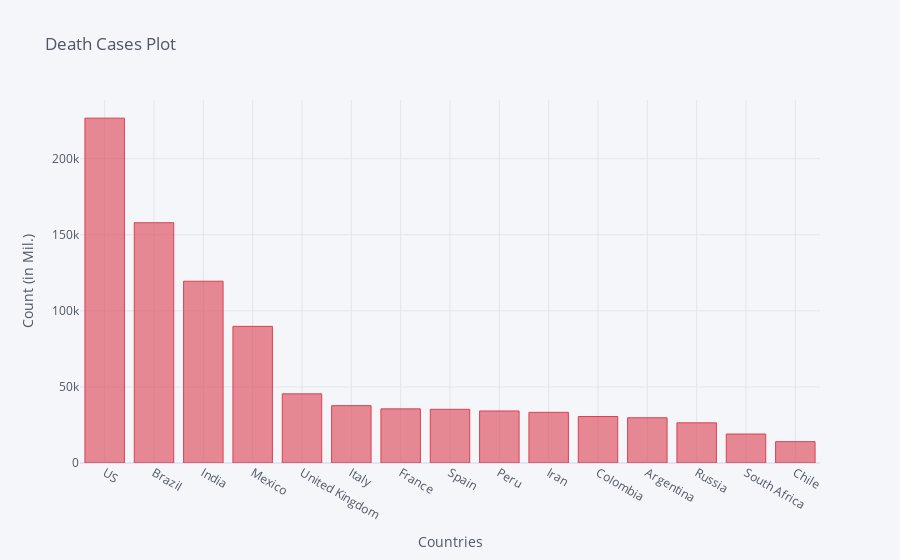

Write notebook code for a chart like this one.
### Code cell
death_df2_plot.iplot(kind='bar', x='Country/Region', y='10/27/20',color='red',
                    title='Death Cases Plot',xTitle='Countries',yTitle='Count (in Mil.)')

### Figure 1 — Plotly figure (JSON) as saved in the notebook; plotly's stock layout.template omitted (floating-point values rounded to 4 significant figures)
{"data": [{"marker": {"color": "rgba(219, 64, 82, 0.6)", "line": {"color": "rgba(219, 64, 82, 1.0)", "width": 1}}, "name": "10/27/20", "orientation": "v", "text": "", "type": "bar", "x": ["US", "Brazil", "India", "Mexico", "United Kingdom", "Italy", "France", "Spain", "Peru", "Iran", "Colombia", "Argentina", "Russia", "South Africa", "Chile"], "y": [226691, 157946, 119502, 89814, 45455, 37700, 35582, 35298, 34197, 33299, 30565, 29730, 26409, 19053, 14026]}], "layout": {"legend": {"bgcolor": "#F5F6F9", "font": {"color": "#4D5663"}}, "paper_bgcolor": "#F5F6F9", "plot_bgcolor": "#F5F6F9", "title": {"font": {"color": "#4D5663"}, "text": "Death Cases Plot"}, "xaxis": {"gridcolor": "#E1E5ED", "showgrid": true, "tickfont": {"color": "#4D5663"}, "title": {"font": {"color": "#4D5663"}, "text": "Countries"}, "zerolinecolor": "#E1E5ED"}, "yaxis": {"gridcolor": "#E1E5ED", "showgrid": true, "tickfont": {"color": "#4D5663"}, "title": {"font": {"color": "#4D5663"}, "text": "Count (in Mil.)"}, "zerolinecolor": "#E1E5ED"}}}
